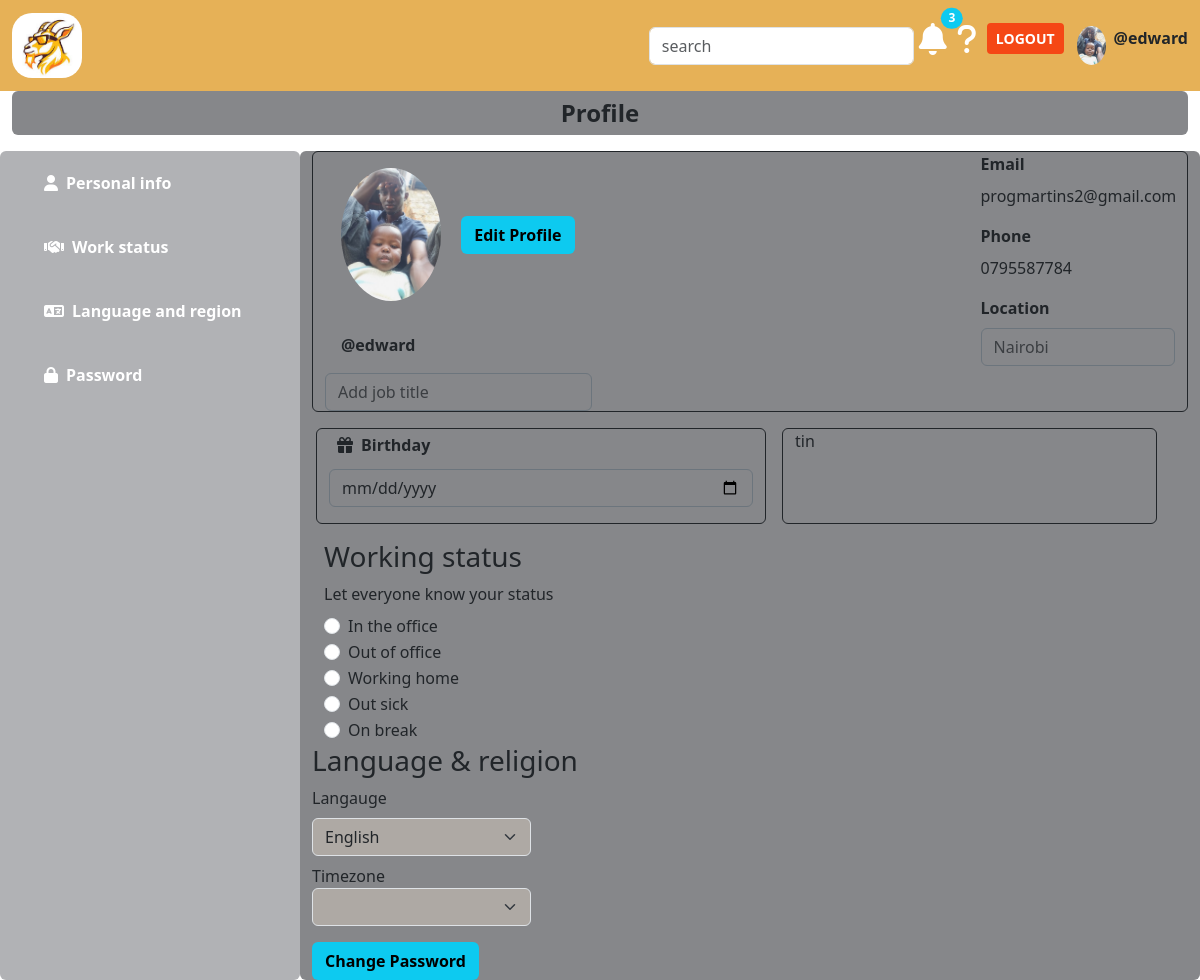
Page /profile (signed in) on the earlier database version.
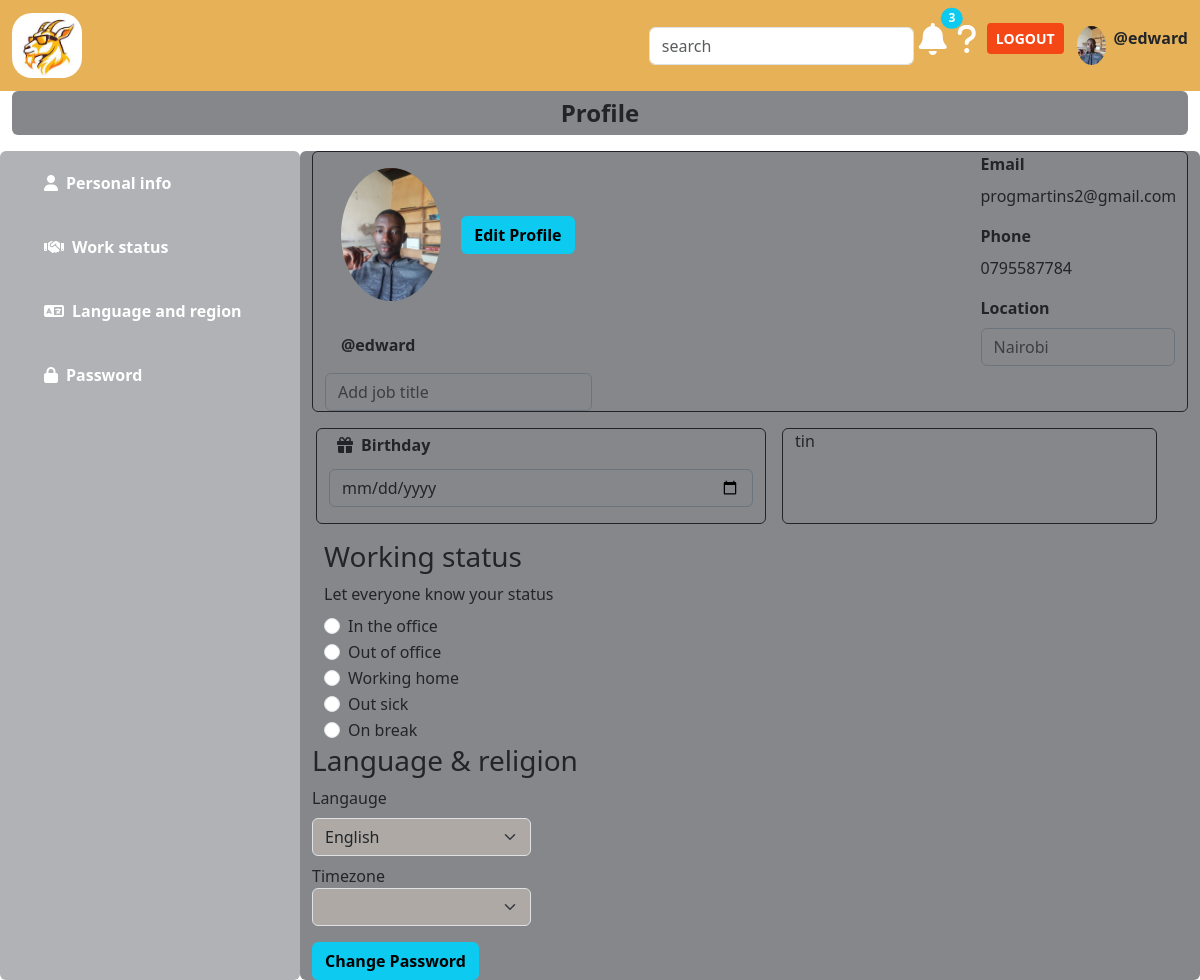
Same page on the later database version.
### taskmng/models.py (models this page shows)
class User(AbstractUser):
    username=models.CharField(max_length=100)
    email=models.EmailField(unique=True)
    mobile_number=models.CharField(max_length=13, blank=True, null=True,unique=True)
    avatar=models.ImageField(null=True, default=None, upload_to='avatars/')
    USERNAME_FIELD='email'
    REQUIRED_FIELDS=['username']
    def __str__(self):
        return self.email

### taskmng/views.py (the view)
# urls.py: path('profile',profilepage, name='profile'),
@login_required(login_url="login")
def profilepage(request):
    user=request.user
    form=Profileupdateform(instance=user)
    return render(request, 'taskmng/profile.html',{'user':user,'form':form})

### taskmng/forms.py
class Profileupdateform(forms.ModelForm):
    class Meta:
        model=User
        fields=['username','email','mobile_number','avatar']
        widgets={
            'username':forms.TextInput(attrs={
                'class':'form-control',
                'placeholder':'username'
            }),
            'email':forms.EmailInput(attrs={
                'class':'form-control',
                'placeholder':'email'
            }),
            'mobile_number':forms.TextInput(attrs={
                'class':'form-control',
                'placeholder':'mobile-number'
            }),
            'avatar':forms.ClearableFileInput(attrs={
                'class':'form-control-file'
            })
        }

### taskmng/templates/taskmng/profile.html
{% extends 'main.html'%}
{% load static %}
{%block content%}
<div class="container-fluid profile-tab">
    <div>
        <p class="fs-4 fw-bold rounded py-1" style="background-color:#86878a; text-align:center;">Profile</p>
    </div>
    <div class="row">
        <div class="col-md-3 container rounded" style="background-color:#b1b2b5;">
            <ul class="nav flex-column">
                <li class="nav-item">
                    <a href="" class="nav-link m-2 fw-bold" aria-current="page" style="color:white;"><i class="fa-solid fa-user m-2"></i>Personal info</a>
                </li>
                <li class="nav-item">
                    <a href=""class="nav-link m-2 fw-bold" style="color:white;"><i class="fa-solid fa-handshake m-2"></i>Work status</a>
                </li>
                <li class="nav-item">
                    <a class="nav-link m-2 fw-bold" style="color:white;"><i class="fa-solid fa-language m-2"></i>Language and region</a>
                </li>
                <li class="nav-item">
                    <a class="nav-link m-2 fw-bold" style="color:white;"><i class="fa-solid fa-lock m-2"></i>Password</a>
                </li>
            </ul>
        </div>
        <div class="col-md-9 rounded" style="background-color:#86878a;">
           {% include 'taskmng/profiletabs/profileinfo.html'%}
           {% include 'taskmng/profiletabs/workstatus.html' %}
           {% include 'taskmng/profiletabs/language_region.html' %}
           <div class="mt-3">
                <button class="btn bg-info"><a href="{% url 'change-password' %}" class="link-underline link-underline-opacity-0 fw-bold" style="color:black;">Change Password</a></button>
           </div>
        </div>
    </div>
</div>
{% endblock%}

### templates/navbar.html (shortened to what this page needs)
{% load static %}
<nav class="navbar navbar-expand-lg" style="background-color:#e6b157">
    <div class=" container-fluid">
        <a class="navbar-brand  " href="{% url 'projects'%}"><img src="{% static 'GOAT.jpeg'%}" style="width:70px; border-radius:20px 20px 20px 20px;" alt="logo"/></a>
        <div class="collapse navbar-collapse " id="navbarnav">
            <form class="ms-auto" role="search">
                <input class="form-control me-2" placeholder="search" aria-label="search">
            </form>
            <ul class="navbar-nav mb-2 mb-lg-0">
                <li class="nav-item">
                    <div class="position-relative">
                        <a href= ""><i class="fa-solid fa-bell fa-shake fa-2x" data-bs-toggle="modal" data-bs-target="notifymodal" style="margin:5px; color:white;"></i><span class="position-absolute top-0 start-100 translate-middle badge rounded-pill bg-info">3</span></a>
                    </div>
                </li>
                <li class="nav-item">
                    <a href=""><i class=" fa-solid fa-question fa-2x" style="color:white; margin:5px;" ></i></a>
                </li>
                <li class="nav-item">
                    {% if request.user.is_authenticated%}
                    <button type="button" class="btn btn-sm" style="margin:5px; background-color:#f54715; "><a href="{%url 'logout'%}" class="link-underline link-underline-opacity-0 fw-bold" style="color:white;">LOGOUT</a></button>
                    {% else %}
                    <button type="button" class="btn btn-sm" style="margin:5px; background-color:#f54715;"><a href="{% url 'login'%}" class=" link-underline link-underline-opacity-0 fw-bold" style="color:white;">LOGIN</a></button>
                    {% endif%}
                </li>
                <li class="nav-item">
                    {%if user.avatar%}
                    <a href="{% url 'profile' %}"><img src="{{request.user.avatar.url}}" alt="profile" class="nav-link" style="width:45px; border-radius:50%"/> </a>
                    {%else%}
                    <a href="{% url 'profile' %}"><img src="{% static 'taskmng/media/avatar-svgrepo-com.svg' %}" alt="profile" class="nav-link" style="width:45px; border-radius:50%"/> </a>
                    {%endif%}
                </li>
                {%if request.user.is_authenticated %}
                <li class="mt-2">
                    <p class="fw-bold">@{{request.user.username}}</p>
                </li>
                {% endif%}
            </ul>
        </div>
    </div>
</nav>

### taskmng/templates/taskmng/profiletabs/profileinfo.html
{% load static %}
<div class="column">
    <div class=" row-md-3 container-fluid border border-dark rounded">
        <div class="row">
            <div class="col-md-4 me-auto">
                {%if user.avatar%}
                <img src="{{user.avatar.url}}" class="rounded-circle m-3" alt="..." style="width:100px;"/>
                {% else%}
                <img src="{% static '/taskmng/media/avatar-svgrepo-com.svg'%}" class="rounded-circle m-3" alt="{{user.username}}'s avatar" style="width:100px"/>
                {%endif%}
                <button class="btn bg-info " type="button"><a class="link-underline link-underline-opacity-0 fw-bold" style="color:black;" href="{% url 'profileupdate'%}">Edit Profile</a></button>
                <p class="fw-bold m-3">@{{request.user.username}}</p>
                <input class="form-control border border-secondary" type="text" style="background-color:#86878a;" placeholder="Add job title">
            </div>
            <div class="col-md-3">
                <div class="mb-2">
                    <label for="email-form" class="form-label fw-bold " >Email</label>
                    <p>{{request.user}}</p>
                </div>
                <div class="mb-2">
                    <label for="phone-form" class="form-label fw-bold">Phone</label>
                    <p>{{request.user.mobile_number}}</p>
                </div>
                <div class="mb-3">
                    <label for="location-form" class="form-label fw-bold">Location</label>
                    <input class="form-control border border-secondary" type="text" id="location-form" style="background-color:#86878a" placeholder="Nairobi">
                </div>
            </div>
        </div>
    </div>
    <div class="row-md-3 ">
        <div class="row">
            <div class="col-md-6 m-3 border border-dark rounded">
                <div class="md-3">
                    <label class="form-label fw-bold" for="birth-day"><i class="fa-solid fa-gift m-2"></i>Birthday</label>
                    <input class="form-control border border-secondary mb-3" type="date" id="birth-day" style="background-color:#86878a">
                </div>
            </div>
            <div class=" col-md-5 my-3 border border-dark rounded ">
                tin
            </div>
        </div>
    </div>
</div>

Differences in the rows shown:
changed User "edward": user.avatar: a different picture; avatar: a different picture
